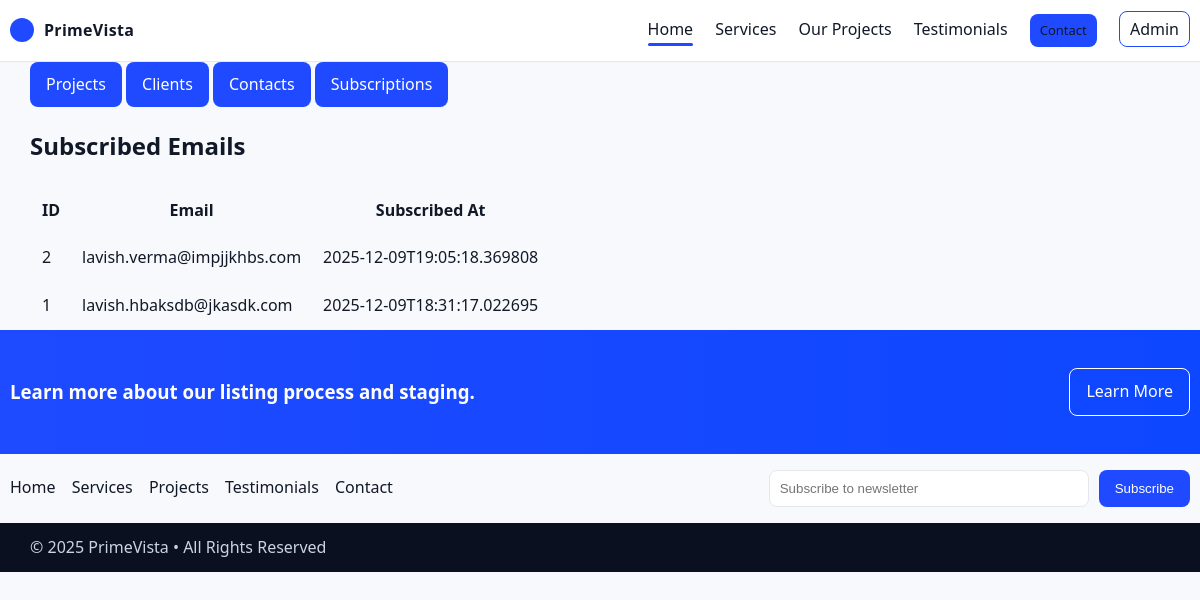
The page /admin/subscriptions on the database as committed earlier.
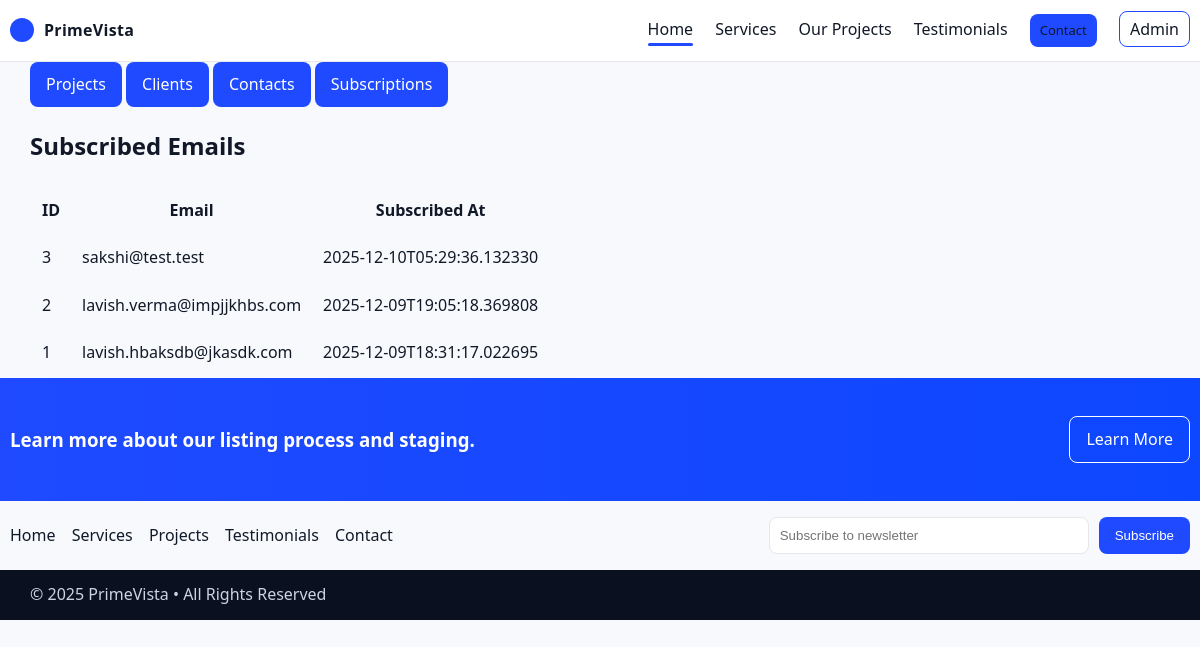
The same page on the database as committed later.
### tables this page shows
CREATE TABLE subscriptions (
            id INTEGER PRIMARY KEY AUTOINCREMENT,
            email TEXT NOT NULL,
            created_at TEXT NOT NULL
        );

### app.py (the view)
@app.route('/admin/subscriptions')
def admin_subscriptions():
    conn = get_db()
    subs = conn.execute('SELECT * FROM subscriptions ORDER BY id DESC').fetchall()
    conn.close()
    return render_template('admin/subscriptions.html', subs=subs, title='Subscriptions · PrimeVista')

### app.py (called while the page is built)
def get_db():
    conn = sqlite3.connect(DB_PATH)
    conn.row_factory = sqlite3.Row
    return conn

### templates/admin/subscriptions.html
{% extends 'admin/base.html' %}
{% block admin_content %}
<h2>Subscribed Emails</h2>
<table class="table" cellpadding="10">
  <thead>
    <tr>
      <th>ID</th>
      <th>Email</th>
      <th>Subscribed At</th>
    </tr>
  </thead>
  <tbody>
    {% for s in subs %}
      <tr>
        <td>{{ s.id }}</td>
        <td>{{ s.email }}</td>
        <td>{{ s.created_at }}</td>
      </tr>
    {% else %}
      <tr><td colspan="3">No subscriptions yet.</td></tr>
    {% endfor %}
  </tbody>
</table>
{% endblock %}

Rows that differ between the two databases and show on the page:
added subscriptions: id "3", email "sakshi@test.test", created_at "2025-12-10T05:29:36.132330"
